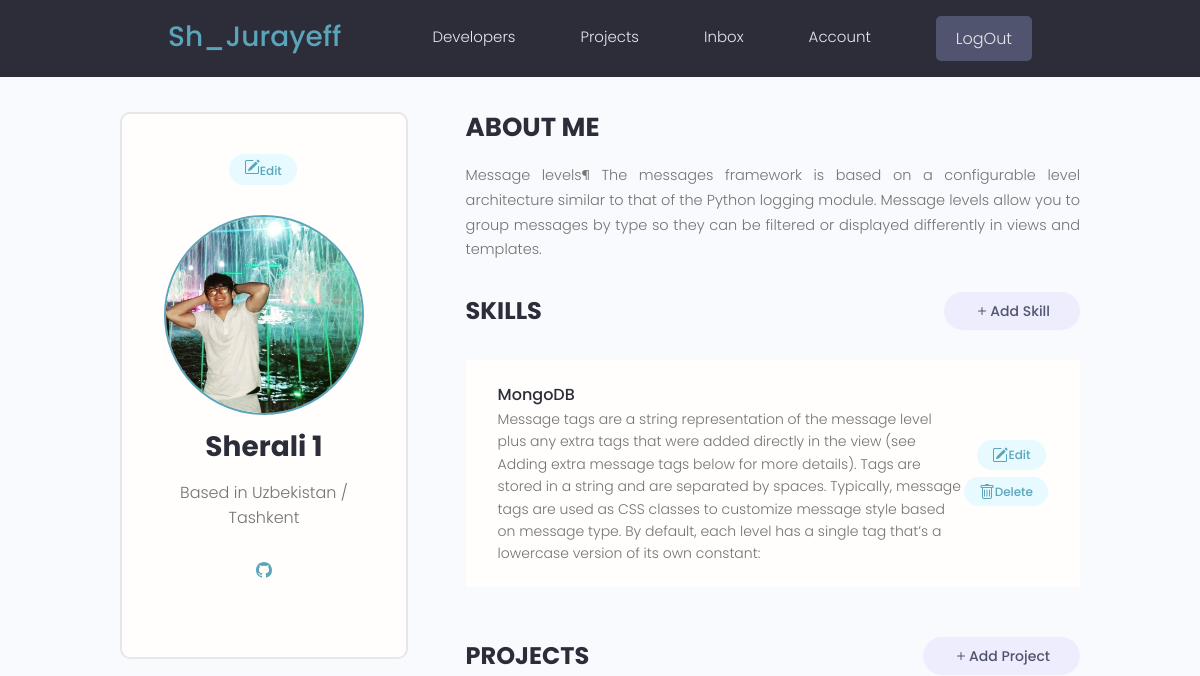
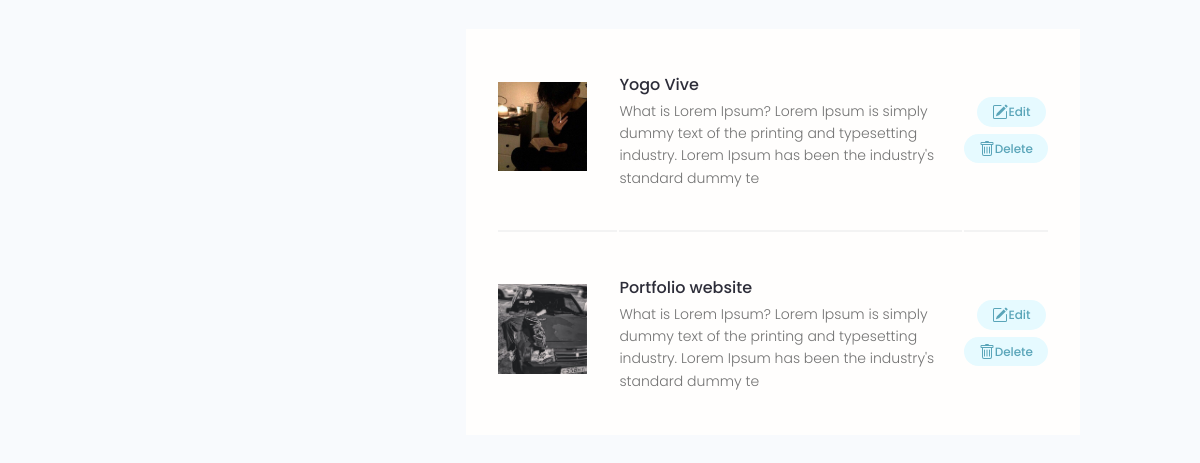
The page /account/ (signed in) on the database as committed earlier (2 pictures, top to bottom).
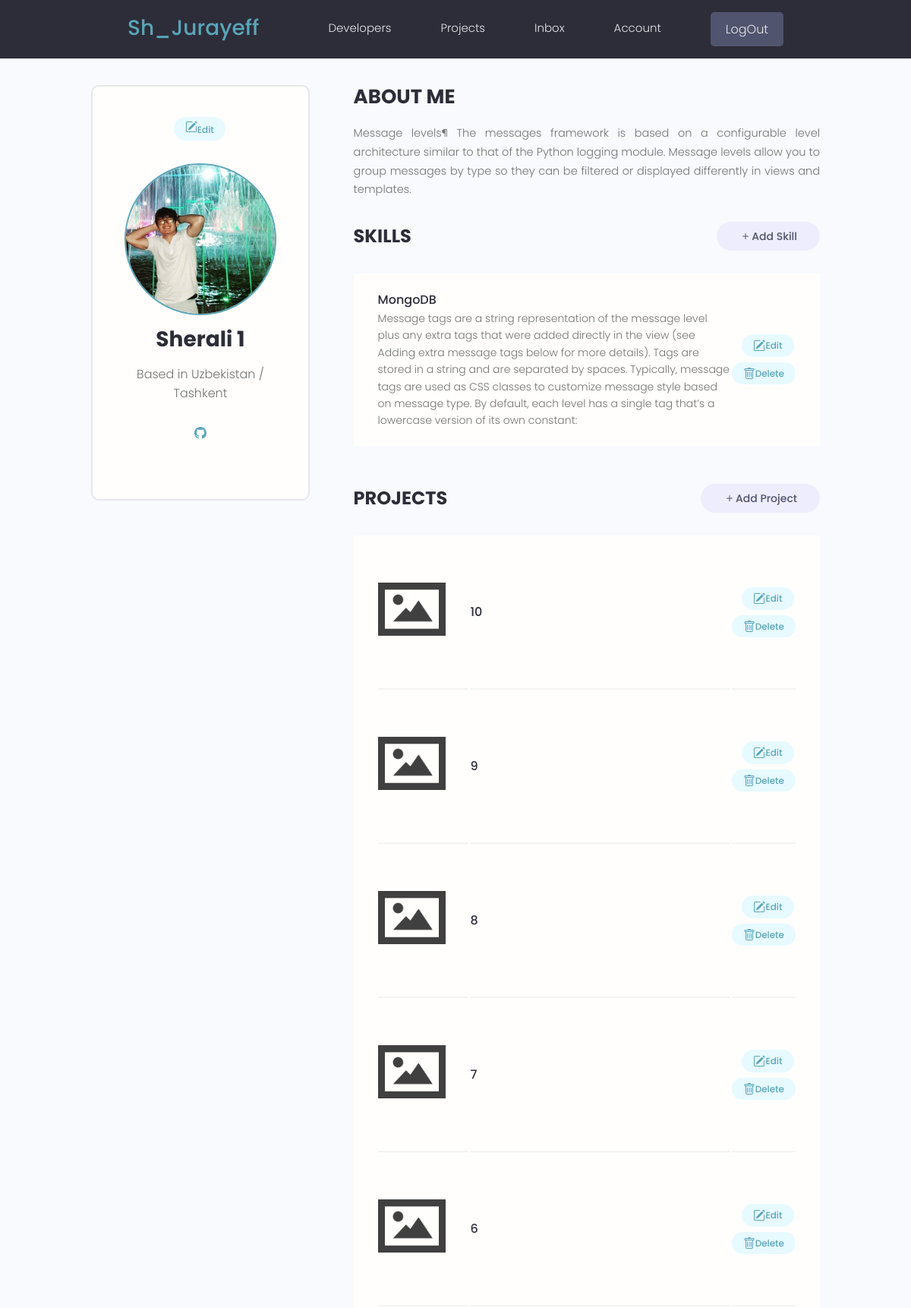
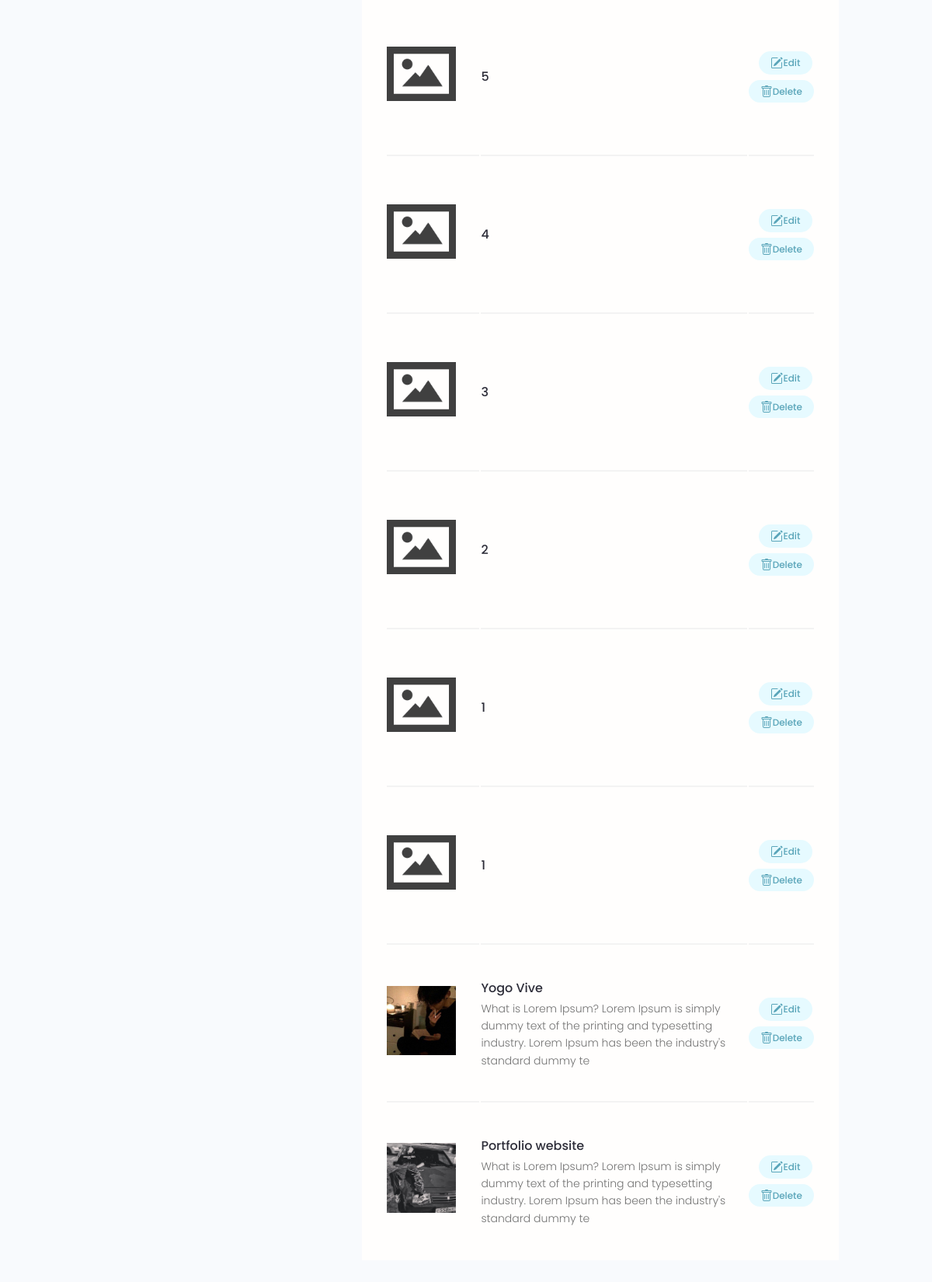
The same page on the database as committed later (2 pictures, top to bottom).
### users/models.py (models this page shows, shortened)
class Skill(models.Model):
    owner = models.ForeignKey(Profile , on_delete=models.CASCADE, null=True)
    name = models.CharField(max_length=200 , blank=True  , null=True)
    description = models.TextField(null=True , blank=True)
    created = models.DateTimeField(auto_now_add=True , null=True , blank=True)
    id = models.UUIDField(unique=True , default=uuid.uuid4 , primary_key=True , editable=False)

### projects/models.py (models this page shows, shortened)
class Project(models.Model):
    owner = models.ForeignKey(Profile , null = True , blank=True , on_delete=models.SET_NULL)
    title = models.CharField(max_length=200)
    description = models.TextField(null=True , blank=True)
    featured_images = models.ImageField(null=True, blank=True , default='default.png')
    demo_link = models.CharField(max_length=200 , null=True , blank=True)
    source_link = models.CharField(max_length=200 , null=True ,blank=True)
    tags = models.ManyToManyField('Tag', blank=True)
    vote_total = models.IntegerField(default=0 , null=True ,blank=True)
    vote_ratio = models.IntegerField(default=0 , null=True ,blank=True)
    created = models.DateTimeField(auto_now_add=True)
    id = models.UUIDField(default=uuid.uuid4 , unique=True ,
                          primary_key=True , editable=False)
    class Meta:
        ordering = ['-created']

### users/views.py (the view)
# urls.py: path('account/' , userAccount , name = 'account') ,
@login_required(login_url = 'login')
def userAccount(request):
    profile = request.user.profile
    skills = profile.skill_set.all()
    projects = profile.project_set.all()
    context = {
        'profile': profile ,
        'skills': skills ,
        'projects': projects
    }
    return render(request , 'users/account.html' , context)

### users/templates/users/account.html (shortened to what this page needs)
{% extends 'main.html' %}
{% block content %}
<main class="settingsPage profile my-md">
  <div class="container">
    <div class="layout">
      <div class="column column--1of3">
        <div class="card text-center">
          <div class="card__body dev">
            <a  class="tag tag--pill tag--main settings__btn" href="{% url 'edit-account' %}">Edit</a>
            <img class="avatar avatar--xl dev__avatar" src="{{profile.profile_image.url}}" />
            <h2 class="dev__name">{{profile.name}}</h2>
            <p class="dev__location">Based in {{profile.location}}</p>
            <ul class="dev__social">
              {% if profile.social_github %}
              <li>
                <a title="Github" href="{{profile.social_github}}" target="_blank"></a>
              </li>
              {% endif %}
            </ul>
          </div>
        </div>
      </div>
      <div class="column column--2of3">
        <div class="devInfo">
          <h3 class="devInfo__title">About Me</h3>
          <p class="devInfo__about">{{profile.bio}}</p>
        </div>
        <div class="settings">
          <h3 class="settings__title">Skills</h3>
          <a class="tag tag--pill tag--sub settings__btn tag--lg" href="{% url 'create-skill' %}"><svg xmlns="http://www.w3.org/2000/svg" width="16" height="16" fill="currentColor" class="bi bi-plus" viewBox="0 0 16 16"><path d="M8 4a.5.5 0 0 1 .5.5v3h3a.5.5 0 0 1 0 1h-3v3a.5.5 0 0 1-1 0v-3h-3a.5.5 0 0 1 0-1h3v-3A.5.5 0 0 1 8 4z"/></svg>
            Add Skill</a>
        </div>
        <table class="settings__table">
          {% for skill in skills %}
          <tr>
            <td class="settings__tableInfo">
              <h4>{{skill.name}}</h4>
              <p>
                {{skill.description}}
              </p>
            </td>
            <td class="settings__tableActions">
              <a class="tag tag--pill tag--main settings__btn" href="{% url 'update-skill' skill.id %}">
                Edit</a>
              <a class="tag tag--pill tag--main settings__btn" href="{% url 'delete-skill' skill.id %}?next=/account/">
                Delete</a>
            </td>
          </tr>
          {% endfor %}
        </table>
        <div class="settings">
          <h3 class="settings__title">Projects</h3>
          <a class="tag tag--pill tag--sub settings__btn tag--lg" href="{% url 'create-project' %}"><svg xmlns="http://www.w3.org/2000/svg" width="16" height="16" fill="currentColor" class="bi bi-plus" viewBox="0 0 16 16"><path d="M8 4a.5.5 0 0 1 .5.5v3h3a.5.5 0 0 1 0 1h-3v3a.5.5 0 0 1-1 0v-3h-3a.5.5 0 0 1 0-1h3v-3A.5.5 0 0 1 8 4z"/></svg>
            Add Project</a>
        </div>
        <table class="settings__table">
          {% for project in projects %}
          <tr>
            <td class="settings__thumbnail">
              <a href="{% url 'project' project.id %}"><img src="{{project.featured_images.url}}" alt="Project Thumbnail" /></a>
            </td>
            <td class="settings__tableInfo">
              <a href="{% url 'project' project.id %}">{{project.title}}</a>
              <p>{{project.description|slice:"150"}}</p>
            </td>
            <td class="settings__tableActions">
              <a class="tag tag--pill tag--main settings__btn" href="{% url 'update-project' project.id %}"> Edit</a>
              <a class="tag tag--pill tag--main settings__btn"
                href="{% url 'delete-project'  project.id %}?next=/account/">
                Delete</a>
            </td>
          </tr>
          {% endfor %}
        </table>
      </div>
    </div>
  </div>
</main>
{% endblock %}

Rows that differ between the two databases and show on the page:
added Project: featured_images (placeholder picture), title "10"
added Project: featured_images (placeholder picture), title "9"
added Project: featured_images (placeholder picture), title "8"
added Project: featured_images (placeholder picture), title "7"
added Project: featured_images (placeholder picture), title "6"
added Project: featured_images (placeholder picture), title "5"
added Project: featured_images (placeholder picture), title "4"
added Project: featured_images (placeholder picture), title "3"
added Project: featured_images (placeholder picture), title "2"
added Project: featured_images (placeholder picture), title "1"
added Project: featured_images (placeholder picture), title "1"
